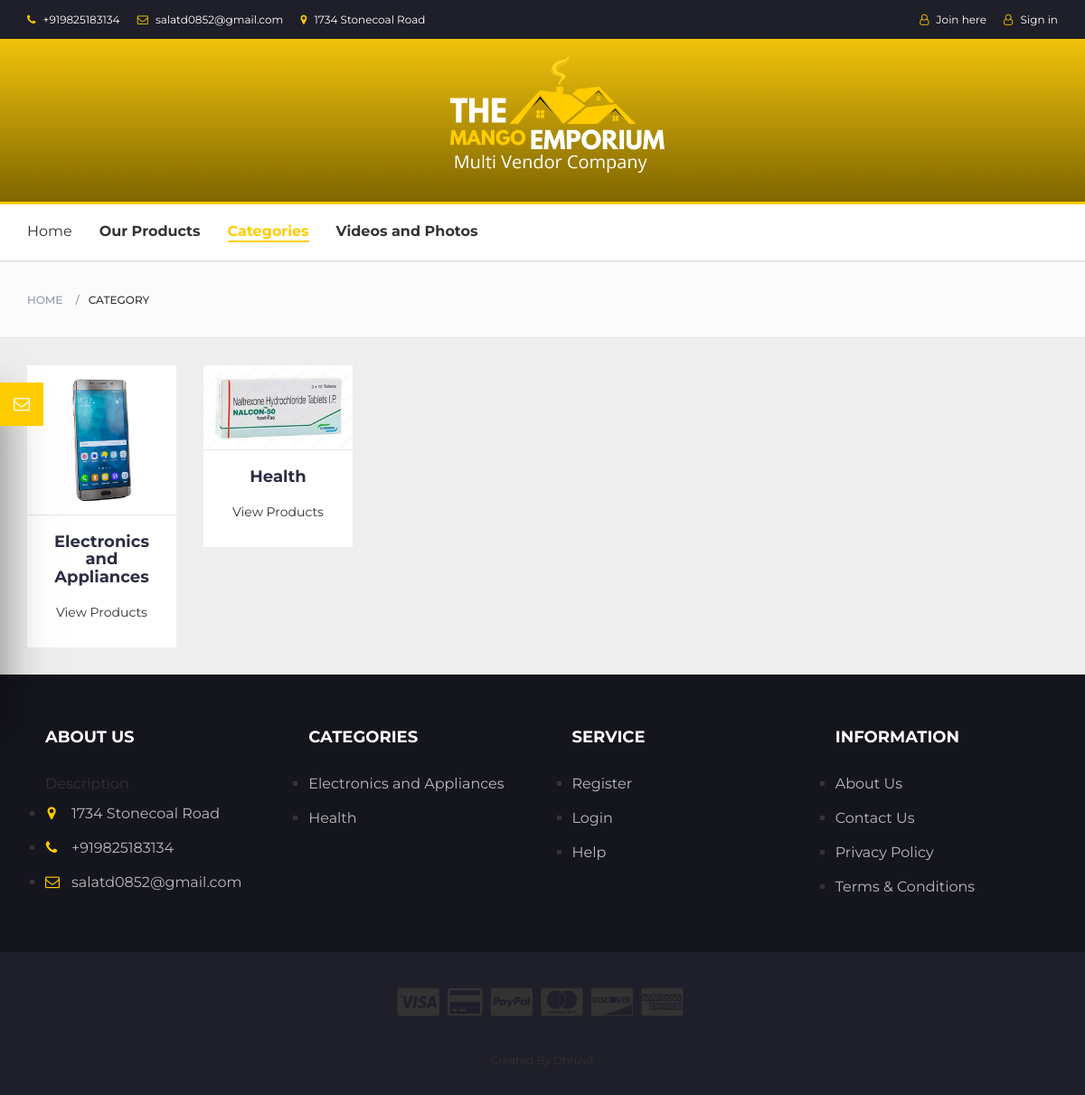
The app's page /category/index.php with its own data.
### tables this page shows
CREATE TABLE `contact_info` (
  `id` int(11) NOT NULL,
  `contact` varchar(13) NOT NULL,
  `email` varchar(50) NOT NULL,
  `address` text NOT NULL,
  `description` text NOT NULL
);

CREATE TABLE `category` (
  `id` int(11) NOT NULL,
  `category_name` varchar(50) NOT NULL,
  `image` varchar(50) NOT NULL
);

### includes/class-autoload.inc.php (called while the page is built, shortened)
<?php
function Autoloader($className)
{
    $url = $_SERVER['HTTP_HOST'] . $_SERVER['REQUEST_URI'];
    if (strpos($url, 'auth') !== false)
        $path = "../../classes/";
    else if (strpos($url, 'process') !== false)
        $path = "../classes/";
    else if (strpos($url, 'user') !== false || strpos($url, 'store') !== false || strpos($url, 'category') !== false || strpos($url, 'content') !== false ||strpos($url, 'connect') !== false)
        $path = "../../src/classes/";
    else if (strpos($url, 'includes') !== false || strpos($url, 'templates') !== false || strpos($url, 'public') !== false)
        $path = "../src/classes/";
    else
        $path = "";
    $extension = ".class.php";
    $fullPath = $path . $className . $extension;
}

### src/classes/config.class.php (called while the page is built, shortened)
<?php
require $_SERVER['DOCUMENT_ROOT']  .  '/includes/path-config.inc.php';
class config {
    function __construct()
    {
        $this -> serverName = "localhost";
        $this -> userName = "mangoemp_web1";
        $this -> passCode = "uBuAleDBYC";
        $this -> dbName = "mangoemp_web1";
        $this->conn  = new mysqli($this -> serverName,$this -> userName,$this -> passCode,$this -> dbName);
    }
}

### src/classes/product.class.php (called while the page is built, shortened)
<?php
require $_SERVER['DOCUMENT_ROOT']  .  '/includes/path-config.inc.php';
class product
{
    public function __construct()
    {
        $db = new config();
        $this->conn = $db->conn;
    }
}
trait productFunction
{
    public function getContact()
    {
        $sql = "SELECT * FROM `contact_info` WHERE id='1';";
        $result =  $this->conn->query($sql);
        if ($row = $result->fetch_assoc()) {
            return $row;
        } else {
            return false;
        }
    }
    public function getCategory()
    {
        $sql = "SELECT * FROM `category`;";
        $result = $this->conn->query($sql);
        if ($result) {
            return $result;
        } else {
            return false;
        }
    }
}

### includes/path-config.inc.php (called while the page is built, shortened)
<?php
$htmlPath = '';

### includes/search.inc.php (the view, shortened to what this page needs)
<?php
require $_SERVER['DOCUMENT_ROOT']  .  '/includes/path-config.inc.php';
$product_obj = new product();

### includes/search.inc.php (the view, shortened to what this page needs)
<?php
require $_SERVER['DOCUMENT_ROOT']  .  '/includes/path-config.inc.php';
$product_obj = new product();

### src/process/category.process.php (shortened to what this page needs)
<?php
require $_SERVER['DOCUMENT_ROOT']  .  '/includes/path-config.inc.php';
$product_obj = new product();
$categoryHTML = "";
$result = $product_obj->getCategory();
while ($row = $result->fetch_assoc()) {
    $categoryHTML .= '
<div class="col-md-2 col-sm-3 col-xs-4 col-6">
    <div class="card mb-30"><a class="card-img-tiles" href="#" data-abc="true">
            <div class="inner">
                <div class="main-img"><img src="' . $htmlPath . '/uploads/category/' . $row['image'] . '" alt="Category"></div>
            </div>
        </a>
        <div class="card-body text-center">
            <h4 class="card-title">' . $row["category_name"] . '</h4>
            <a class="btn btn-outline-primary btn-sm" href="./?id=' . $row['id'] . '" data-abc="true">View Products</a>
        </div>
    </div>
</div>
';
}

### templates/header.php (shortened to what this page needs)
<?php
require $_SERVER['DOCUMENT_ROOT']  .  '/includes/path-config.inc.php';
$_url = $_SERVER['HTTP_HOST'] . $_SERVER['REQUEST_URI'];
require $phpPath . 'includes/search.inc.php';
$contact = $product_obj->getContact();
?>
<!DOCTYPE html>
<html lang="en">
<head>
	<link type="text/css" rel="stylesheet" href="<?php echo $htmlPath; ?>/resources/css/bootstrap.min.css" />
	<link type="text/css" rel="stylesheet" href="<?php echo $htmlPath; ?>/resources/css/slick.css" />
	<link type="text/css" rel="stylesheet" href="<?php echo $htmlPath; ?>/resources/css/slick-theme.css" />
	<link type="text/css" rel="stylesheet" href="<?php echo $htmlPath; ?>/resources/css/nouislider.min.css" />
	<link rel="stylesheet" href="<?php echo $htmlPath; ?>/resources/css/font-awesome.min.css">
	<link type="text/css" rel="stylesheet" href="<?php echo $htmlPath; ?>/resources/css/style.css" />
</head>
<body>
	<header>
		<div id="top-header">
			<div class="container">
				<ul class="header-links pull-left">
					<li><a href="#"><i class="fa fa-phone"></i> <?php echo $contact['contact']; ?></a></li>
					<li><a href="#"><i class="fa fa-envelope-o"></i> <?php echo $contact['email']; ?></a></li>
					<li><a href="#"><i class="fa fa-map-marker"></i> <?php echo $contact['address']; ?></a></li>
				</ul>
				<ul class="header-links pull-right">
					<?php if (isset($_SESSION['loggedin'])) { ?>
						<li><a href="<?php echo $htmlPath; ?>/public/user/?profile"><i class="fa fa-user-o"></i> My Account</a></li>
					<?php } else { ?>
						<li><a href="<?php echo $htmlPath; ?>/public/auth/?register"><i class="fa fa-user-o"></i> Join here</a></li>
						<li><a href="<?php echo $htmlPath; ?>/public/auth/"><i class="fa fa-user-o"></i> Sign in</a></li>
					<?php } ?>
				</ul>
			</div>
		</div>
		<?php if (!defined("ABOUT")) { ?>
			<div id="header">
				<div class="container">
					<div class="row">
						<a href="<?php echo $htmlPath; ?>/public" style="height:250px;width:100%;object-fit:cover;" class="logo ">
							<img id="img-logo" class="img-responsive" src="<?php echo $htmlPath; ?>/resources/img/logo.png" alt="">
						</a>
					</div>
				</div>
			</div>
	</header>
	<nav id="navigation">
		<div class="container">
			<div id="responsive-nav">
				<ul class="main-nav nav navbar-nav">
					<?php
					if (strpos($_url, 'store') !== false) {
						echo '<li ><a href="' . $htmlPath . '/public">Home</a></li>
									<li class="active"><a href="' . $htmlPath . '/public/store/">Our Products</a></li>
									<li><a href="' . $htmlPath . '/public/category">Categories</a></li>
									<li><a href="' . $htmlPath . '/public/content/?id=1">Videos and Photos</a></li>';
					} else if (strpos($_url, 'category') !== false) {
						echo '<li ><a href="' . $htmlPath . '/public">Home</a></li>
								<li><a href="' . $htmlPath . '/public/store/">Our Products</a></li>
								<li class="active"><a href="' . $htmlPath . '/public/category">Categories</a></li>
								<li><a href="' . $htmlPath . '/public/content/?id=1">Videos and Photos</a></li>';
					} else if (strpos($_url, 'content') !== false) {
						echo '<li ><a href="' . $htmlPath . '/public">Home</a></li>
								<li><a href="' . $htmlPath . '/public/store/">Our Products</a></li>
								<li><a href="' . $htmlPath . '/public/category">Categories</a></li>
								<li class="active"><a href="' . $htmlPath . '/public/content/?id=1">Videos and Photos</a></li>';
					} else if (strpos($_url, 'public') !== false) {
						echo '<li class="active"><a href="' . $htmlPath . '/public">Home</a></li>
								<li><a href="' . $htmlPath . '/public/store/">Our Products</a></li>
								<li><a href="' . $htmlPath . '/public/category">Categories</a></li>
								<li><a href="' . $htmlPath . '/public/content/?id=1">Videos and Photos</a></li>';
					}
					?>
				</ul>
			</div>
		</div>
	</nav>
<?php } ?>

### templates/footer.php (shortened to what this page needs)
<?php
require $_SERVER['DOCUMENT_ROOT']  .  '/includes/path-config.inc.php';
$product_obj = new product();
$contact = $product_obj->getContact();
$result = $product_obj->getCategory();
$footerCategoryHTML = "";
while ($row = $result->fetch_assoc()) {
	$footerCategoryHTML .= '<li><a href="' . $htmlPath . '/public/category/?id=' . $row['id'] . '">' . $row['category_name'] . '</a></li>';
}
?>
<footer id="footer">
	<div class="section">
		<div class="container" style="padding-left: 50px; width: 100%;">
			<div class="row">
				<div class="col-md-3 col-xs-6 ">
					<div class="footer">
						<h3 class="footer-title">About Us</h3>
						<p><?php echo $contact['description']; ?></p>
						<ul class="footer-links">
							<li><a href="#"><i class="fa fa-map-marker"></i><?php echo $contact['address']; ?></a></li>
							<li><a href="#"><i class="fa fa-phone"></i><?php echo $contact['contact']; ?></a></li>
							<li><a href="#"><i class="fa fa-envelope-o"></i><?php echo $contact['email']; ?></a></li>
						</ul>
					</div>
				</div>
				<div class="col-md-3 col-xs-6">
					<div class="footer">
						<h3 class="footer-title">Categories</h3>
						<ul class="footer-links">
							<?php echo $footerCategoryHTML ?>
						</ul>
					</div>
				</div>
				<div class="col-md-3 col-xs-6">
					<div class="footer">
						<h3 class="footer-title">Service</h3>
						<ul class="footer-links">
							<?php if (!isset($_SESSION['u_id'])) {
								echo '<li><a href="' . $htmlPath . '/public/auth?register">Register</a></li>
								<li><a href="' . $htmlPath . '/public/auth">Login</a></li>';
							} else
								echo '<li><a href="' . $htmlPath . '/public/user/?profile">My Account</a></li>';
							?>
							<li><a href="#">Help</a></li>
						</ul>
					</div>
				</div>
				<div class="col-md-3 col-xs-6">
					<div class="footer">
						<h3 class="footer-title">Information</h3>
						<ul class="footer-links">
							<li><a href="<?php echo $htmlPath?>/public/connect/about">About Us</a></li>
							<li><a href="<?php echo $htmlPath?>/public/connect/?contact">Contact Us</a></li>
							<li><a href="<?php echo $htmlPath?>/public/connect/?privacypolicy">Privacy Policy</a></li>
							<li><a href="<?php echo $htmlPath?>/public/connect/?termsandconditions">Terms & Conditions</a></li>
						</ul>
					</div>
				</div>
			</div>
		</div>
	</div>
	<div id="bottom-footer" class="section">
		<div class="container">
			<div class="row">
				<div class="col-md-12 text-center">
					<ul class="footer-payments">
						<li><a href="#"><i class="fa fa-cc-visa"></i></a></li>
						<li><a href="#"><i class="fa fa-credit-card"></i></a></li>
						<li><a href="#"><i class="fa fa-cc-paypal"></i></a></li>
						<li><a href="#"><i class="fa fa-cc-mastercard"></i></a></li>
						<li><a href="#"><i class="fa fa-cc-discover"></i></a></li>
						<li><a href="#"><i class="fa fa-cc-amex"></i></a></li>
					</ul>
					<span class="copyright">
						<a target="_blank" href="https://github.com/dhruvit07">Created By Dhruvit</a>
					</span>
				</div>
			</div>
		</div>
	</div>
</footer>

### resources/css/style.css (style rules this page uses)
:root { --body-color: #333; --dark: #15161D; --dark2: #1E1F29; --header-color: #2B2D42; --primary-color: #ffcc00; --secondary-color: #fbff00; --black: #000000; --white: #ffffff; --grey: #E4E7ED; --grey2: #8D99AE; --grey3: #FBFBFC; --grey4: #B9BABC; --gray: #efefef; --gray-2: #757575; --button-bg-color: #116846; --button-color: #ffffff; --google-color: #4285f4; --twitter-color: #1da1f2; --google-active-color: #1669f2; --insta-color: #e1306c; }
* { font-family: 'Montserrat', sans-serif; font-weight: 400; color: #333; margin: 0; padding: 0; box-sizing: border-box; }
body { font-weight: 400; color: var(--body-color); }
h1, h2, h3, h4, h5, h6 { color: var(--header-color); font-weight: 700; margin: 0 0 10px; }
a { color: var(--header-color); font-weight: 500; -webkit-transition: 0.2s color; transition: 0.2s color; }
ul, ol { margin: 0; padding: 0; list-style: none }
.section { padding-top: 30px; padding-bottom: 30px; }
#top-header { padding-top: 10px; padding-bottom: 10px; background-color: var(--dark2); }
.header-links li { display: inline-block; margin-right: 15px; font-size: 12px; }
.header-links li:last-child { margin-right: 0px; }
.header-links li a { color: #FFF; }
.header-links li i { color: var(--primary-color); margin-right: 5px; }
#header { height: auto; width: 100%; padding-top: 15px; padding-bottom: 15px; background-color: var(--primary-color); background-image: linear-gradient(360deg, rgba(0, 0, 0, 0.5), rgba(114, 114, 114, 0.1)); }
#navigation { background: #FFF; border-bottom: 2px solid var(--grey); border-top: 3px solid var(--primary-color); }
.main-nav>li+li { font-weight: bold; margin-left: 30px }
.main-nav>li>a { padding: 20px 0px; }
.main-nav>li>a:hover, .main-nav>li>a:focus, .main-nav>li.active>a { color: var(--primary-color); background-color: transparent; }
.main-nav>li>a:after { content: ""; display: block; width: 0%; height: 2px; background-color: var(--primary-color); -webkit-transition: 0.2s all; transition: 0.2s all; }
.main-nav>li>a:hover:after, .main-nav>li>a:focus:after, .main-nav>li.active>a:after { width: 100%; }
#footer { background: var(--dark); color: var(--grey4); }
#bottom-footer { background: var(--dark2); }
.footer { margin: 30px 0px; }
.footer .footer-title { color: #FFF; text-transform: uppercase; font-size: 18px; margin: 0px 0px 30px; }
.footer-links li+li { margin-top: 15px; }
.footer-links li a { color: var(--grey4); }
.footer-links li i { margin-right: 15px; color: var(--primary-color); width: 14px; text-align: center; }
.copyright { margin-top: 30px; display: block; font-size: 12px; }
.footer-payments li { display: inline-block; margin-right: 5px; }
.footer-payments li a { color: var(--dark); font-size: 36px; display: block; }
ul { list-style-type: square; }
:root { --succes-color: #2ecc71; ; --error-color: #e74c3c; }
html, body { font-size: 16px; }
#img-logo { margin: 0 auto; height: 150px; width: 350px; object-fit: cover; position: relative; }

### templates/header.php (style rules this page uses)
a { color: black; all: unset; }

### public/category/index.php (style rules this page uses)
body { background-color: #eee; }
.card { border-radius: 7px !important; border-color: #e1e7ec; }
.mb-30 { margin-bottom: 30px !important; }
.card-img-tiles { display: block; border-bottom: 1px solid #e1e7ec; }
a { text-decoration: none !important; }
.card-img-tiles>.inner { display: table; width: 100%; background-color: white; }
.card-img-tiles .main-img, .card-img-tiles .thumblist { display: table-cell; width: 50%; vertical-align: middle; }
.card-img-tiles .main-img>img:last-child, .card-img-tiles .thumblist>img:last-child { margin-bottom: 0; }
.card-img-tiles .main-img>img { display: block; width: 100%; margin-bottom: 6px; }
.btn-group-sm>.btn, .btn-sm { padding: .45rem .5rem !important; font-size: .875rem; line-height: 1.5; border-radius: .2rem; }
.card-body { padding: 20px; background-color: white; }

### records on screen
contact_info: contact "+919825183134", email "salatd0852@gmail.com", address "1734 Stonecoal Road", description "Description"
category: image (picture), category_name "Electronics and Appliances"
category: image (picture), category_name "Health"
